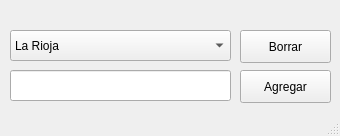
<?xml version="1.0" encoding="UTF-8"?>
<ui version="4.0">
 <class>MainWindow</class>
 <widget class="QMainWindow" name="MainWindow">
  <property name="geometry">
   <rect>
    <x>0</x>
    <y>0</y>
    <width>340</width>
    <height>136</height>
   </rect>
  </property>
  <property name="windowTitle">
   <string>MainWindow</string>
  </property>
  <widget class="QWidget" name="centralwidget">
   <widget class="QComboBox" name="comboBox">
    <property name="geometry">
     <rect>
      <x>10</x>
      <y>30</y>
      <width>221</width>
      <height>31</height>
     </rect>
    </property>
    <item>
     <property name="text">
      <string>La Rioja</string>
     </property>
    </item>
    <item>
     <property name="text">
      <string>San Juan</string>
     </property>
    </item>
    <item>
     <property name="text">
      <string>Mendoza</string>
     </property>
    </item>
    <item>
     <property name="text">
      <string>Buenos Aires</string>
     </property>
    </item>
   </widget>
   <widget class="QPushButton" name="removeBtn">
    <property name="geometry">
     <rect>
      <x>240</x>
      <y>30</y>
      <width>91</width>
      <height>33</height>
     </rect>
    </property>
    <property name="text">
     <string>Borrar</string>
    </property>
   </widget>
   <widget class="QLineEdit" name="addText">
    <property name="geometry">
     <rect>
      <x>10</x>
      <y>70</y>
      <width>221</width>
      <height>31</height>
     </rect>
    </property>
   </widget>
   <widget class="QPushButton" name="addBtn">
    <property name="geometry">
     <rect>
      <x>240</x>
      <y>70</y>
      <width>91</width>
      <height>33</height>
     </rect>
    </property>
    <property name="text">
     <string>Agregar</string>
    </property>
   </widget>
  </widget>
  <widget class="QStatusBar" name="statusbar"/>
 </widget>
 <resources/>
 <connections/>
</ui>
